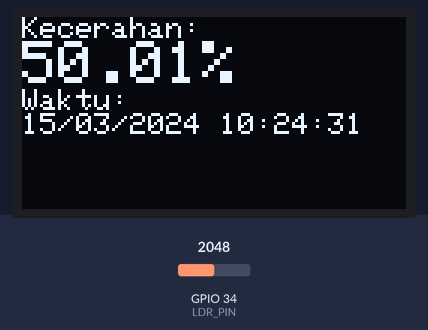
The sketch below on a simulated ESP32. Parts: 128×64 one-colour display. The inputs (shaded band) are chosen by the test bench; at power-on: GPIO 34 (LDR_PIN) = 2048. The local clock reads 2024-03-15 10:24:30 at power-on unless the sketch sets it; storage starts empty; what the sketch prints to the serial monitor is not drawn.

Above: at 1.2 s.
1.3 s: GPIO 34 (LDR_PIN) set to 2866
At 2.9 s:
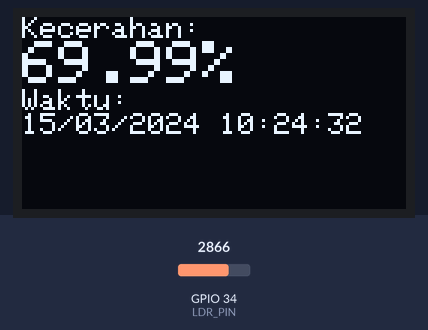
4.6 s: GPIO 34 (LDR_PIN) set to 3603
At 5.6 s:
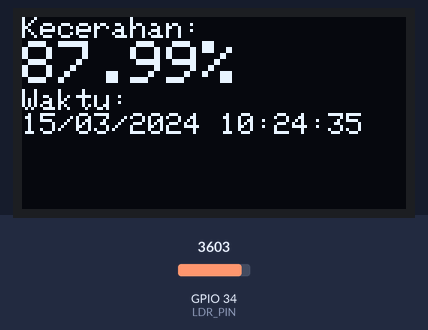
7.8 s: GPIO 34 (LDR_PIN) set to 4095
At 9.2 s:
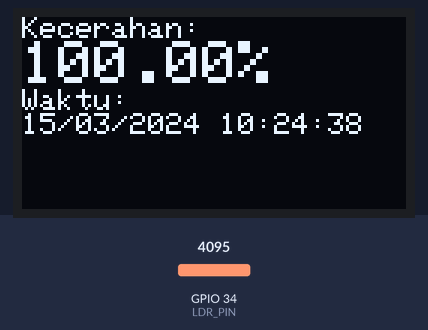
Timing chart, 0 to 10.8 s (numbered marks = the images above; inputs shaded):
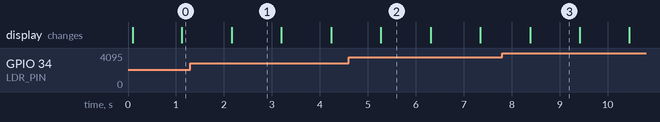

The sketch:

codingan_sensor_ph.ino
```cpp
#include <Wire.h>
#include <Adafruit_GFX.h>
#include <Adafruit_SSD1306.h>
#include <RTClib.h>
#include <SD.h>
#include <FS.h>

File myFile;

// Konfigurasi OLED
#define SCREEN_WIDTH 128
#define SCREEN_HEIGHT 64
#define OLED_RESET -1
Adafruit_SSD1306 display(SCREEN_WIDTH, SCREEN_HEIGHT, &Wire, OLED_RESET);

// Konfigurasi RTC
RTC_DS3231 rtc;

// Konfigurasi microSD
#define SD_CS_PIN 5
#define LDR_PIN 34 // Pin analog untuk LDR

void setup() {
  // Inisialisasi komunikasi serial
  Serial.begin(9600);
  while (!Serial) {
    ; // Tunggu koneksi serial untuk port USB native
  }

  // Inisialisasi OLED
  if (!display.begin(SSD1306_SWITCHCAPVCC, 0x3C)) {  // Pastikan alamat I2C sesuai
    Serial.println(F("OLED tidak terdeteksi!"));
    while (1);
  }
  display.clearDisplay();

  // Inisialisasi RTC
  if (!rtc.begin()) {
    Serial.println(F("RTC tidak terdeteksi!"));
    while (1);
  }
  if (rtc.lostPower()) {
    Serial.println(F("RTC kehilangan daya, atur ulang waktu!"));
  }

  // Inisialisasi microSD
  Serial.print("Initializing SD card...");
  if (!SD.begin(SD_CS_PIN)) {
    Serial.println("initialization failed!");
    while (1);
  }
  Serial.println("initialization done.");

  // Membuat atau membuka file untuk menulis
  myFile = SD.open("/ldr_log.txt", FILE_APPEND);
  if (myFile) {
    Serial.println("File opened successfully.");
    myFile.println("Tanggal,Waktu,Kecerahan (%)");
    myFile.close();
  } else {
    Serial.println("Error opening ldr_log.txt");
  }
}

void loop() {
  // Membaca data dari LDR
  int ldrValue = analogRead(LDR_PIN);
  float brightnessPercent = (ldrValue / 4095.0) * 100.0; // Ubah ke persen

  // Membaca waktu dari RTC
  DateTime now = rtc.now();
  char timeString[20];
  sprintf(timeString, "%02d/%02d/%04d %02d:%02d:%02d",
          now.day(), now.month(), now.year(),
          now.hour(), now.minute(), now.second());

  // Menampilkan data ke OLED
  display.clearDisplay();
  display.setTextSize(1);
  display.setTextColor(SSD1306_WHITE);
  display.setCursor(0, 0);
  display.println(F("Kecerahan:"));
  display.setTextSize(2);
  display.printf("%.2f%%\n", brightnessPercent);
  display.setTextSize(1);
  display.println(F("Waktu:"));
  display.println(timeString);
  display.display();

  // Menulis data ke microSD
  myFile = SD.open("/ldr_log.txt", FILE_APPEND);
  if (myFile) {
    myFile.printf("%02d/%02d/%04d,%02d:%02d:%02d,%.2f\n",
                  now.day(), now.month(), now.year(),
                  now.hour(), now.minute(), now.second(),
                  brightnessPercent);
    myFile.close();
    Serial.print("Logged value: ");
    Serial.println(brightnessPercent);
  } else {
    Serial.println("Error opening ldr_log.txt");
  }

  // Tunggu 1 detik sebelum membaca lagi
  delay(1000);
}
```
